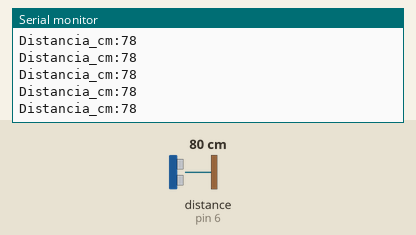
The sketch below on a simulated Arduino Mega 2560, built with avr-gcc and run on an emulated ATmega2560. On the bench: the last lines printed to the serial monitor. Wiring (inferred from the names in the program): ultrasonic range finder: trigger pin 7; echo pin 6. The test bench sets the inputs (shaded band); at power-on: distance to the obstacle (sensor on pin 6) 80 cm. The echo pulse lasts 58.3 µs per cm.

Above: at 1.2 s.
1.3 s: distance to the obstacle (sensor on pin 6) set to 2 cm
At 1.38 s:
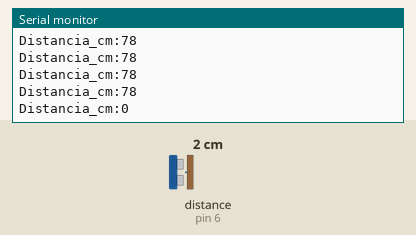
4.3 s: distance to the obstacle (sensor on pin 6) set to 250 cm
At 4.41 s:
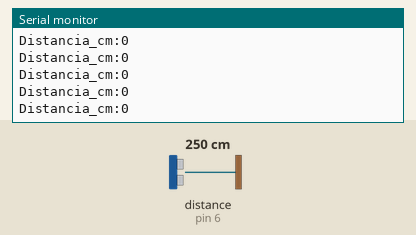
Timing chart, 0 to 7.3 s (numbered marks = the images above; inputs shaded):
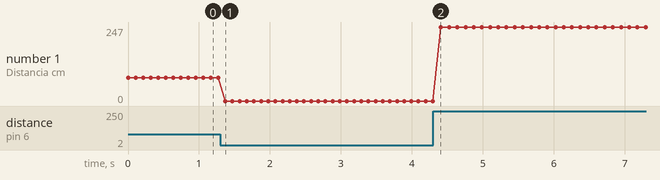

The sketch:

HCSR04prueba.ino
```cpp
// Sensor Ultrasónico HC-SR04 con Arduino Mega
// Configuración para Serial Plotter

const int trigPin = 7;    // Pin Trigger conectado al pin 7
const int echoPin = 6;    // Pin Echo conectado al pin 6

long duracion;
int distancia;

void setup() {
  // Configuración de pines
  pinMode(trigPin, OUTPUT);
  pinMode(echoPin, INPUT);

  // Inicialización de comunicación serial
  Serial.begin(9600);
}

void loop() {
  // Limpiar el pin Trigger
  digitalWrite(trigPin, LOW);
  delayMicroseconds(2);

  // Enviar pulso de 10 microsegundos
  digitalWrite(trigPin, HIGH);
  delayMicroseconds(10);
  digitalWrite(trigPin, LOW);

  // Leer el tiempo de retorno del Echo
  duracion = pulseIn(echoPin, HIGH);

  // Calcular distancia en centímetros
  distancia = duracion * 0.034 / 2;

  // Enviar datos con etiqueta para Serial Plotter
  if (distancia >= 2 && distancia <= 400) {
    Serial.print("Distancia_cm:");
    Serial.println(distancia);
  } else {
    Serial.print("Distancia_cm:");
    Serial.println(0); // Valor por defecto para lecturas inválidas
  }

  // Pausa entre mediciones
  delay(100);
}
```

Measured:
- after the input at 1.3 s, the serial monitor: prints a new line after 0.07 s (image 1)
- plotted number 1: 78 → 0 after the input at 1.3 s, 0 → 247 after the input at 4.3 s
